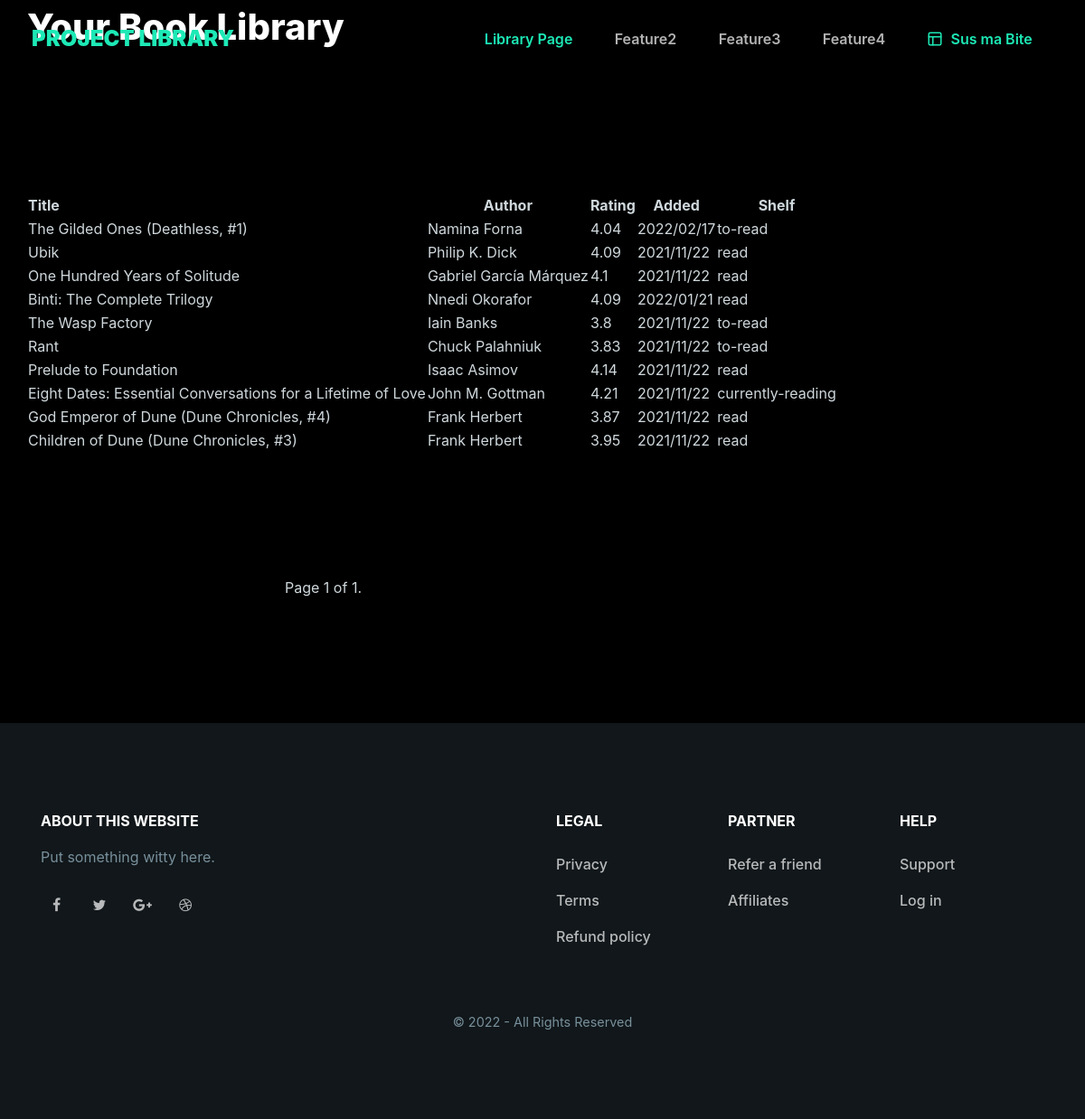
Before: /library/ with the older database file.
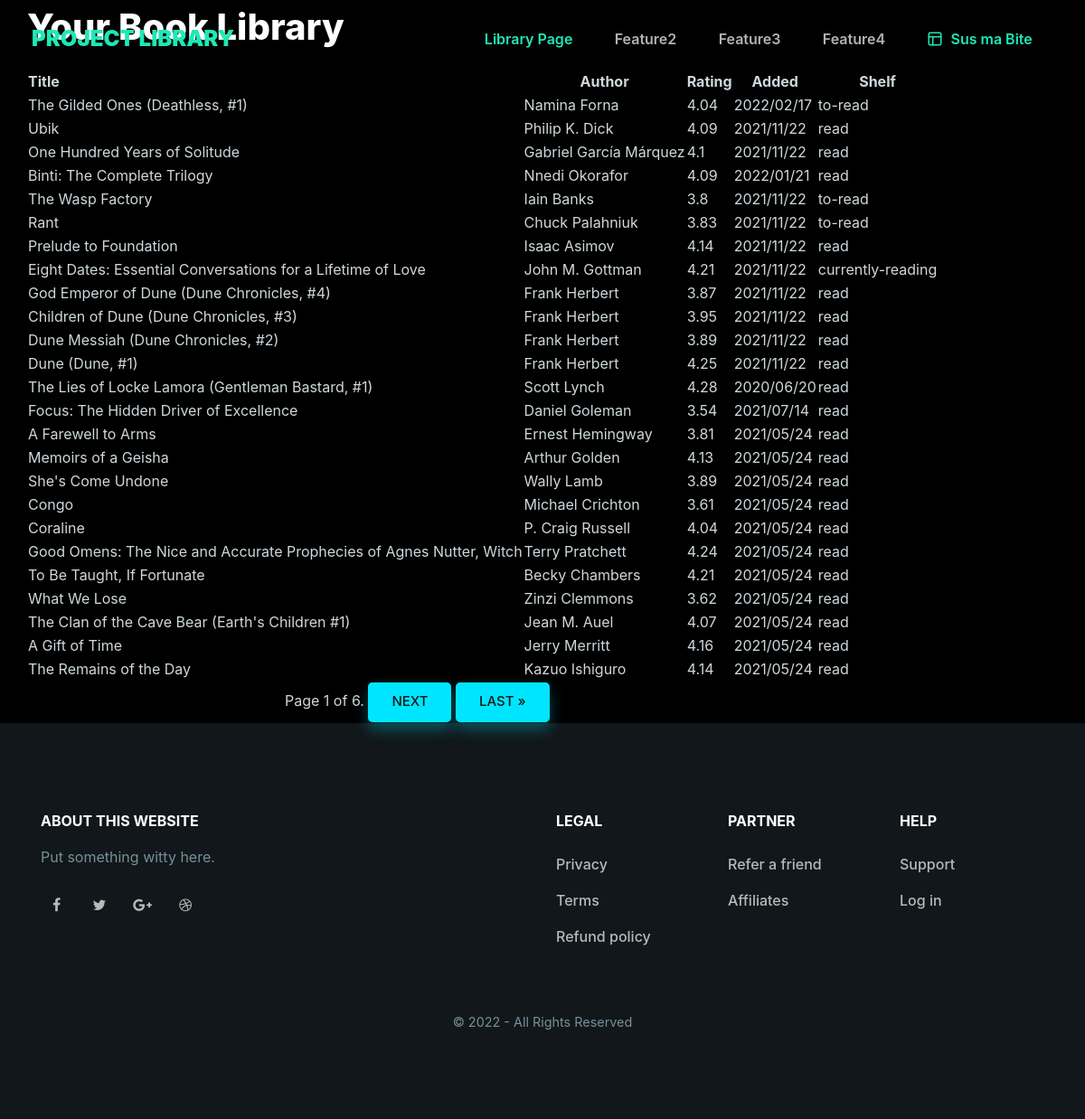
After: the same page with the newer database file.
### library_app/models.py (models this page shows)
class BookInfo(models.Model):
    goodr_id = models.TextField(default=0)
    title = models.TextField()
    author = models.TextField()
    isbn = models.TextField()
    my_rating = models.TextField()
    avg_rating = models.TextField()
    pages = models.TextField()
    date_added = models.TextField()
    shelf = models.TextField()
    subjects = models.TextField()

### library_app/views.py (the view)
# urls.py: path('library/', views.library_page, name='library_page'),
def library_page(request):
    book_object = BookInfo.objects.all()
    paginator = Paginator(book_object, 25) # Show 25 contacts per page.
    page_number = request.GET.get('page')
    page_obj = paginator.get_page(page_number)
    context = {
    "book_instance" : page_obj
    }
    return render(request, 'library_page.html', context)

### library_app/templates/library_page.html (shortened to what this page needs)
{% extends "base.html" %}
{% block page_content %}
<h2 class="heading-black text-capitalize">your book Library</h2>
        <table class="table-responsive" >
          <thead>
            <tr>
                <th scope="col"> Title</th>
                <th scope="col" class="text-center"> Author</th>
                <th scope="col" class="text-center"> Rating</th>
                <th scope="col" class="text-center"> Added</th>
                <th scope="col" class="text-center"> Shelf</th>
            </tr>
        </thead>
        <tbody>
            {% for book in book_instance %}
            <tr>
                <td>{{ book.title}}</td>
                <td>{{ book.author}}</td>
                <td>{{ book.avg_rating}}</td>
                <td>{{ book.date_added}}</td>
                <td>{{ book.shelf}}</td>
            </tr>
            {% endfor %}
        </tbody>
    </table>
    <div class="pagination col-md-6 mx-auto text-center">
    <span class="step-links">
        <span class="current">
            Page {{ book_instance.number }} of {{ book_instance.paginator.num_pages }}.
        </span>
        {% if book_instance.has_next %}
            <a class="btn btn-info" href="?page={{ book_instance.next_page_number }}">next</a>
            <a class="btn btn-info" href="?page={{ book_instance.paginator.num_pages }}">last &raquo;</a>
        {% endif %}
    </span>
</div>
<br/>
{% endblock %}

Changed rows visible on the page:
added BookInfo: title "Dune Messiah (Dune Chronicles, #2)", author "Frank Herbert", avg_rating "3.89", date_added "2021/11/22", shelf "read"
added BookInfo: title "Dune (Dune, #1)", author "Frank Herbert", avg_rating "4.25", date_added "2021/11/22", shelf "read"
added BookInfo: title "The Lies of Locke Lamora (Gentleman Bastard, #1)", author "Scott Lynch", avg_rating "4.28", date_added "2020/06/20", shelf "read"
added BookInfo: title "Focus: The Hidden Driver of Excellence", author "Daniel Goleman", avg_rating "3.54", date_added "2021/07/14", shelf "read"
added BookInfo: title "A Farewell to Arms", author "Ernest Hemingway", avg_rating "3.81", date_added "2021/05/24", shelf "read"
added BookInfo: title "Memoirs of a Geisha", author "Arthur Golden", avg_rating "4.13", date_added "2021/05/24", shelf "read"
added BookInfo: title "She's Come Undone", author "Wally Lamb", avg_rating "3.89", date_added "2021/05/24", shelf "read"
added BookInfo: title "Congo", author "Michael Crichton", avg_rating "3.61", date_added "2021/05/24", shelf "read"
added BookInfo: title "Coraline", author "P. Craig Russell", avg_rating "4.04", date_added "2021/05/24", shelf "read"
added BookInfo: title "Good Omens: The Nice and Accurate Prophecies of Agnes Nutter, Witch", author "Terry Pratchett", avg_rating "4.24", date_added "2021/05/24", shelf "read"
added BookInfo: title "To Be Taught, If Fortunate", author "Becky Chambers", avg_rating "4.21", date_added "2021/05/24", shelf "read"
added BookInfo: title "What We Lose", author "Zinzi Clemmons", avg_rating "3.62", date_added "2021/05/24", shelf "read"
added BookInfo: title "The Clan of the Cave Bear (Earth's Children #1)", author "Jean M. Auel", avg_rating "4.07", date_added "2021/05/24", shelf "read"
added BookInfo: title "A Gift of Time", author "Jerry Merritt", avg_rating "4.16", date_added "2021/05/24", shelf "read"
added BookInfo: title "The Remains of the Day", author "Kazuo Ishiguro", avg_rating "4.14", date_added "2021/05/24", shelf "read"
Other visible differences:
{{ book_instance.paginator.num_pages }}: "1" → "6"
text now shown: "NEXT LAST »"
